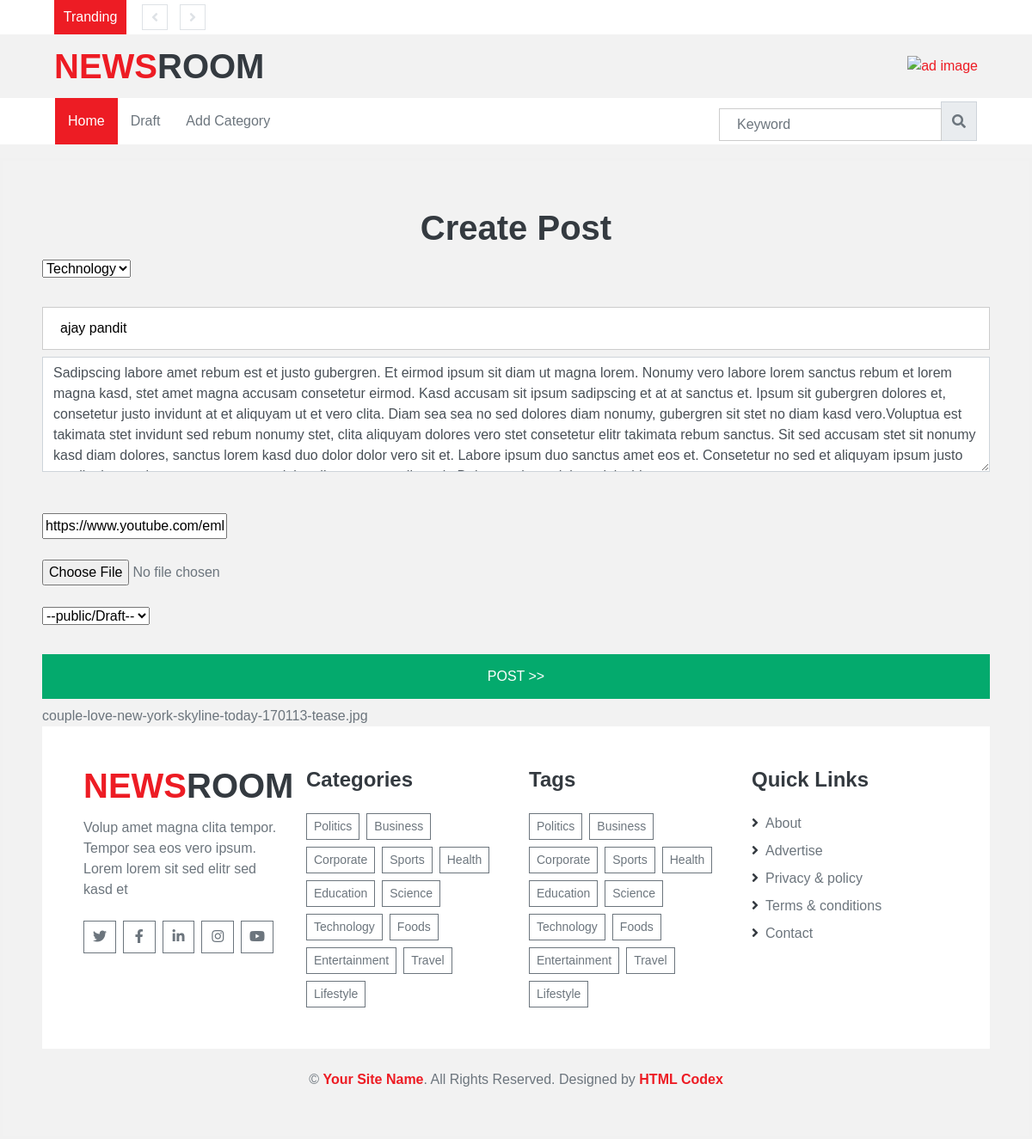
The app's page /edit/1, older data.
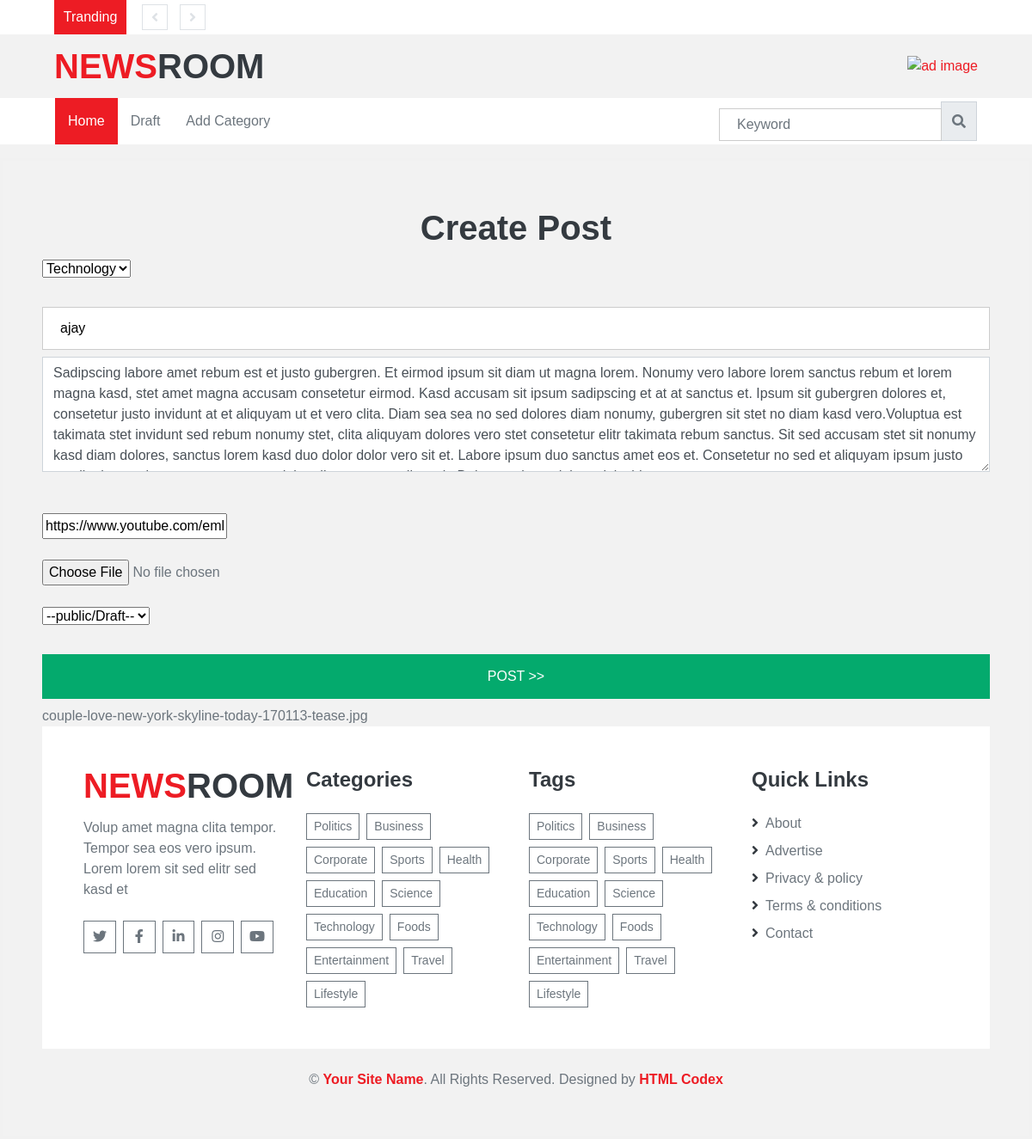
The same page, newer data.
### info/models.py (models this page shows)
class news_table(models.Model):
    title = models.TextField()
    des = models.TextField()
    category = models.TextField()
    pub_draft = models.BooleanField()
    youtube_link = models.URLField(max_length=300,null=True)
    date = models.DateField(null=False , blank=False)
    time = models.TimeField(null=False , blank=False)
    image = models.ImageField(null=True,blank=True,upload_to='')

### news/views.py (the view, shortened to what this page needs)
# urls.py: path("edit/<int:id>",views.edit,name='edit'),
def edit(request,id):
    data=news_table.objects.get(id=id)
    fil = news_table.objects.filter(id=id)
    print(data)
    return render (request,'post.html',{'data':fil,'cat':category})

### templates/post.html (shortened to what this page needs)
{% extends 'showall.html' %}
{% block content %}
    <form class="form" method="post" enctype="multipart/form-data">
          <div class="imgcontainer">
            <h1>Create Post</h1>
          </div>
          <div class="container">
              <select name="category" >
                <option value="{{data.0.category}}">{{data.0.category}}</option>
            </select><br><br>
            <input type="text" placeholder="Title" value="{{data.0.title}}" name="title" required>
            <textarea id="message" placeholder="Decriptions" name="dec" cols="30" rows="5" value="{{data.0.des}}" class="form-control">{{data.0.des}}</textarea>
<br><br>
            <input type="url" value="{{data.0.youtube_link}}" placeholder="Youtube Link" name="ytub" >
<br><br>
            <input type="file" value="{{data.0.image}}" placeholder="Image" name="img" accept="image/*">
<br><br>
               <select name="pd" >
                   <option value="">--public/Draft--</option>
            </select><br><br>
            <button class="login" type="submit">POST >> </button>
        </form>
{{data.0.image}}
{% endblock %}

Row changes from the older to the newer data that the page shows:
changed news_table "couple-love-new-york-skyline-today-170113-tease.jpg": title "ajay pandit" → "ajay"
